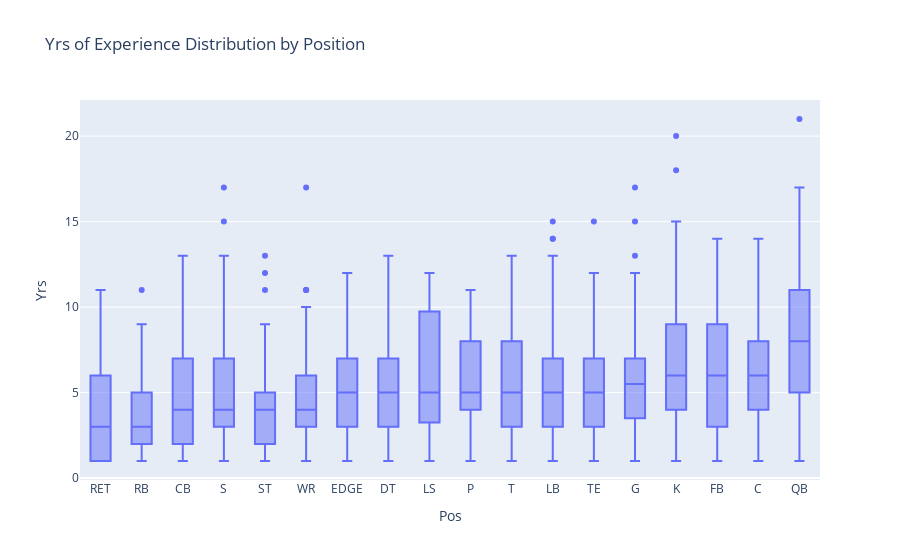

The code cell stored with this chart in its notebook:
### Markdown cell above
##### takeaways
- Overall defense younger compared to WR TE
- RBs very young
- OL older than DL, Centers slightly higher than G and T

### Code cell
# want to sort in order of 25% values
pos_order = (
    df.groupby('Pos')['Yrs']
    .quantile(0.5)
    .sort_values()
    .index
)

fig = px.box(
    df,
    x='Pos',
    y='Yrs',
    title='Yrs of Experience Distribution by Position',
    hover_data=['Player', 'Year'],  # Add extra info to hover tooltip
    category_orders={'Pos': pos_order}  # enforces order on the x-axis
)

fig.show()

### Figure 1 — Plotly figure (JSON) as saved in the notebook; plotly's stock layout.template omitted (floating-point values rounded to 4 significant figures; data arrays with more than 128 entries replaced by an {"elided": "..."} marker saying what was removed)
{"data": [{"alignmentgroup": "True", "customdata": {"elided": "2118x2 mixed values"}, "hovertemplate": "Pos=%{x}<br>Yrs=%{y}<br>Player=%{customdata[0]}<br>Year=%{customdata[1]}<extra></extra>", "legendgroup": "", "marker": {"color": "#636efa"}, "name": "", "notched": false, "offsetgroup": "", "orientation": "v", "showlegend": false, "type": "box", "x": {"elided": "2118 str values"}, "x0": " ", "xaxis": "x", "y": {"elided": "2118 int values"}, "y0": " ", "yaxis": "y"}], "layout": {"boxmode": "group", "legend": {"tracegroupgap": 0}, "title": {"text": "Yrs of Experience Distribution by Position"}, "xaxis": {"anchor": "y", "categoryarray": ["RET", "RB", "CB", "S", "ST", "WR", "EDGE", "DT", "LS", "P", "T", "LB", "TE", "G", "K", "FB", "C", "QB"], "categoryorder": "array", "domain": [0, 1], "title": {"text": "Pos"}}, "yaxis": {"anchor": "x", "domain": [0, 1], "title": {"text": "Yrs"}}}}
